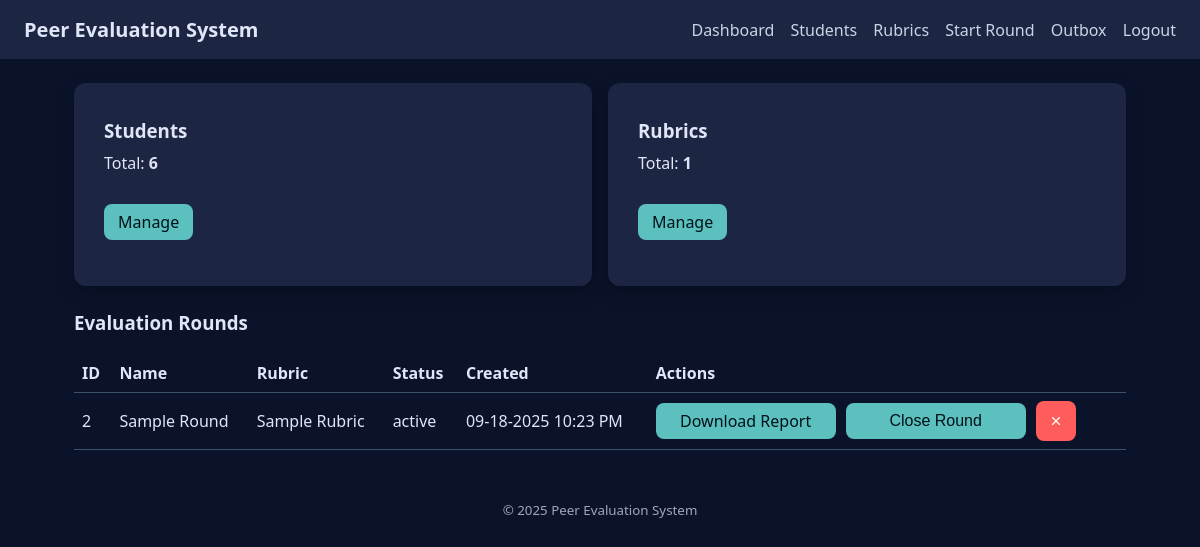
Page /dashboard (signed in) on the earlier database version.
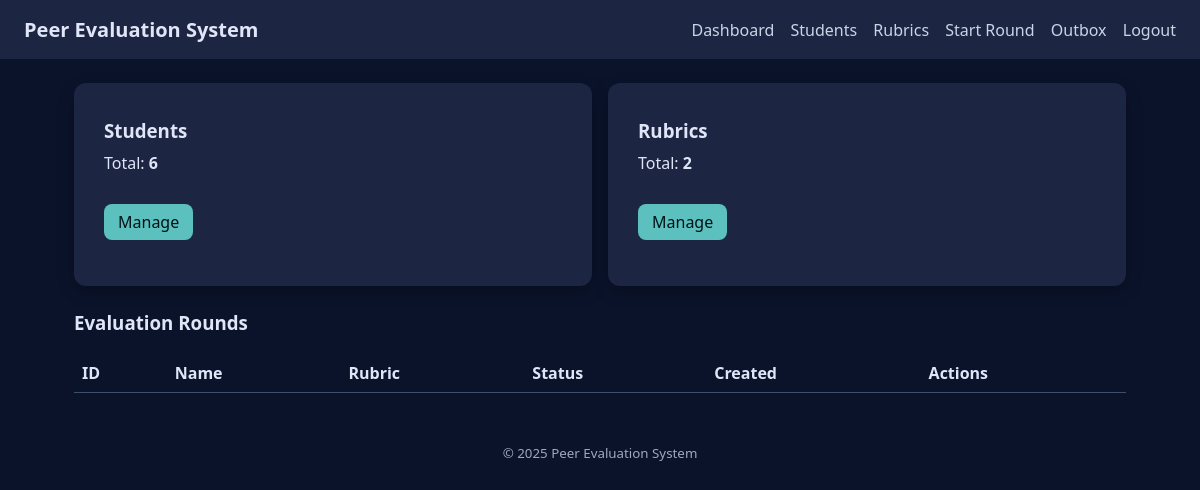
Same page on the later database version.
### models.py (models this page shows)
class EvalRound(db.Model):
    id = db.Column(db.Integer, primary_key=True)
    name = db.Column(db.String(255), nullable=False)
    rubric_id = db.Column(db.Integer, db.ForeignKey("rubric.id"), nullable=False)
    created_at = db.Column(db.DateTime, default=datetime.utcnow)
    status = db.Column(db.String(50), default="draft")
    rubric = db.relationship("Rubric")

class Rubric(db.Model):
    id = db.Column(db.Integer, primary_key=True)
    name = db.Column(db.String(255), nullable=False)
    active = db.Column(db.Boolean, default=True)
    items = db.relationship("RubricItem", backref="rubric", cascade="all, delete-orphan")

### app.py (the view)
    @app.route("/dashboard")
    @login_required
    def dashboard():
        rounds = EvalRound.query.order_by(EvalRound.created_at.desc()).all()
        students_count = Student.query.count()
        rubrics = Rubric.query.all()
        return render_template("dashboard.html", rounds=rounds, students_count=students_count, rubrics=rubrics)

### templates/dashboard.html (shortened to what this page needs)
{% extends "base.html" %}
{% block content %}
<section class="grid">
  <div class="card">
    <div style="margin-bottom: -25px;">
      <h3>Students</h3>
    </div>
    <p>Total: <b>{{ students_count }}</b></p>
    <div style="margin-top: -2px;">
      <p><a class="btn" href="{{ url_for('upload_students') }}">Manage</a></p>
    </div>
  </div>
  <div class="card">
    <div style="margin-bottom: -25px;">
      <h3>Rubrics</h3>
    </div>
    <p>Total: <b>{{ rubrics|length }}</b></p>
    <div style="margin-top: -2px;">
      <p><a class="btn" href="{{ url_for('rubrics') }}">Manage</a></p>
    </div>
  </div>
</section>
<h3>Evaluation Rounds</h3>
<table class="table">
  <tr><th>ID</th><th>Name</th><th>Rubric</th><th>Status</th><th>Created</th><th>Actions</th></tr>
  {% for r in rounds %}
  <tr>
    <td>{{ r.id }}</td>
    <td>{{ r.name }}</td>
    <td>{{ r.rubric.name }}</td>
    <td>{{ r.status }}</td>
    <td>{{ r.created_at | to_local }}
    <td>
      <div class="actions-row">
        <div class="action-group">
          <a class="btn equal" href="{{ url_for('report', round_id=r.id) }}">Download Report</a>
          {% if r.status != 'closed' %}
          <form method="post" action="{{ url_for('close_round', round_id=r.id) }}" style="display:inline;">
            <button class="btn equal" type="submit">Close Round</button>
          </form>
          {% endif %}
        </div>
        <form method="post"
              action="{{ url_for('delete_round', round_id=r.id) }}"
              class="delete-form"
              onsubmit="return confirm('Delete this round and ALL its responses? This cannot be undone. Are you sure?');">
          <button class="btn icon danger" type="submit" aria-label="Delete round" title="Delete round">
          </button>
        </form>
      </div>
    </td>
  </tr>
  {% endfor %}
</table>
{% endblock %}

Differences in the rows shown:
removed EvalRound: id "2", name "Sample Round", rubric.name "Sample Rubric", status "active", created_at|to_local "09-18-2025 10:23 PM"
Other differences:
{{ rubrics|length }}: "1" → "2"
